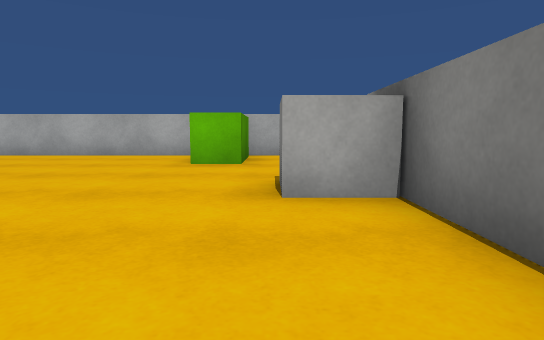
View 1 (above)

15 first-person views from a walk through a Unity game level. The camera is 0.55 m above the floor, tilts 6° down and sees 75° across. The floor is counted in squares, 1 m on a side. Each view is taken from the middle of a square. On the plan, view 1 faces up. The plan holds only what a view shows up to about 9 squares ahead; the rest is blank. The place goes on beyond the plan. The player is left out. Surface patterns are stand-ins for the level's own textures.

View 2
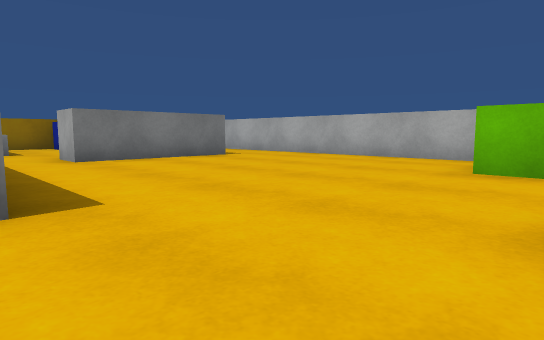

View 3
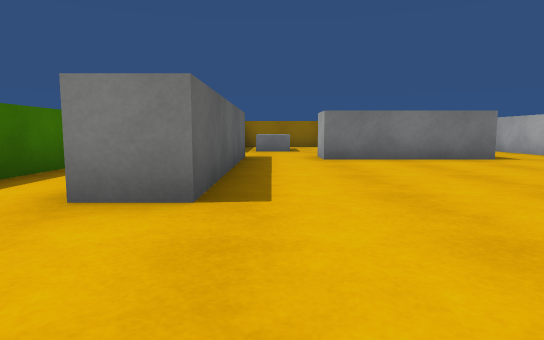

View 4
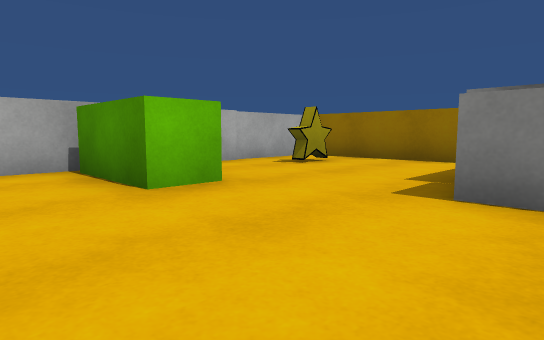

View 5
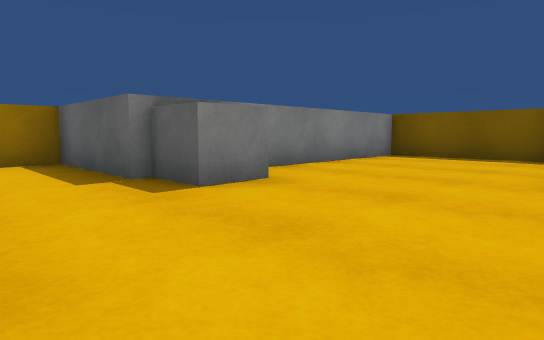

View 6
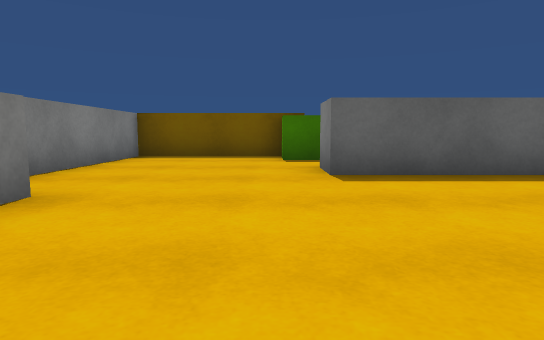

View 7
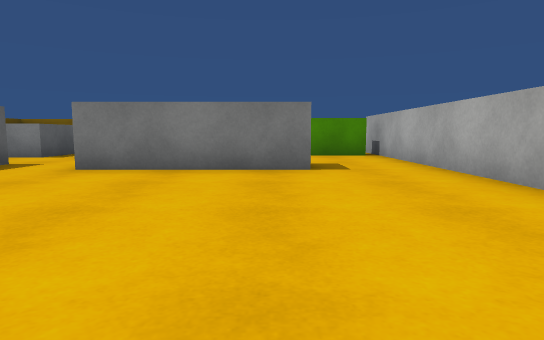

View 8
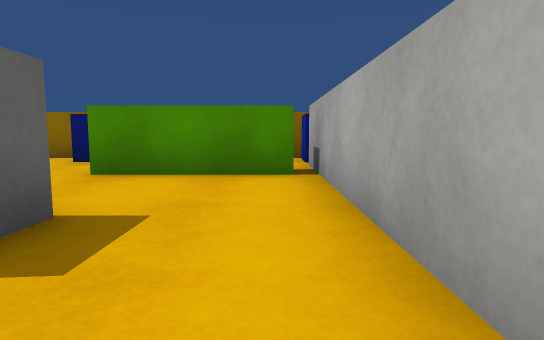

View 9
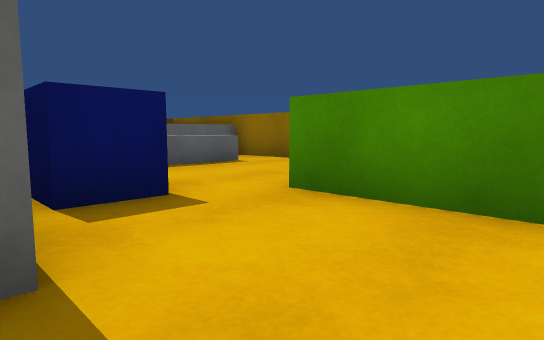

View 10
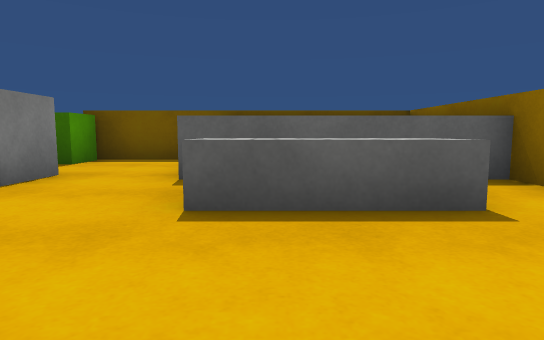

View 11
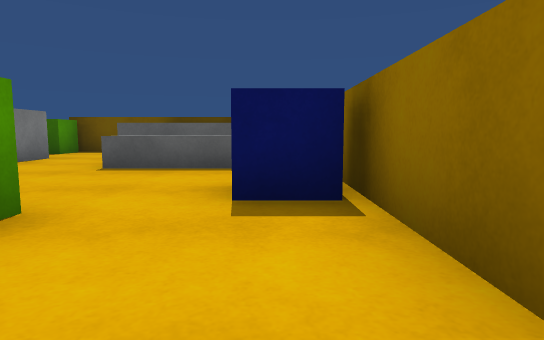

View 12
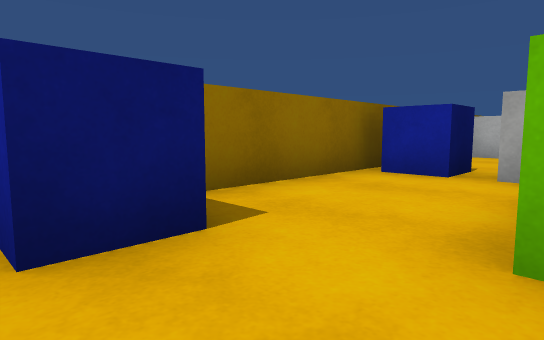

View 13
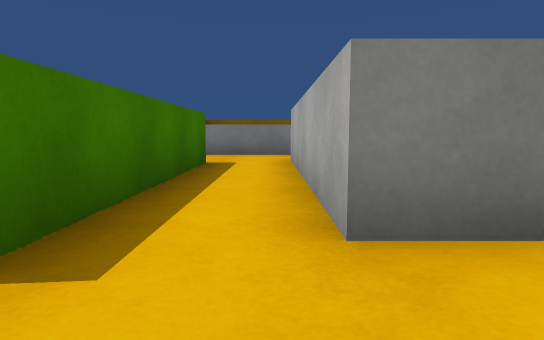

View 14
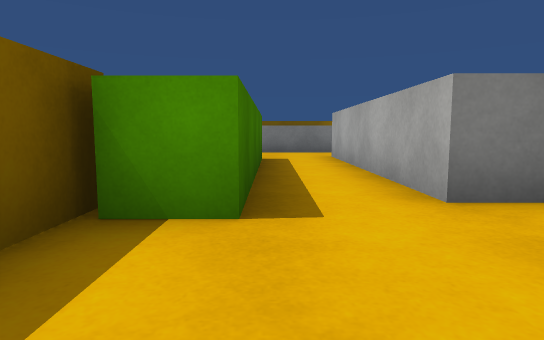

View 15
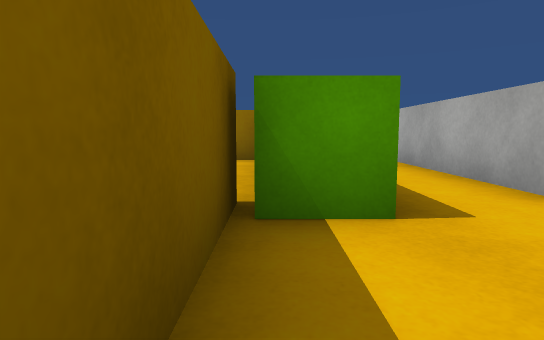

### Floor plan
Key: @ floor where view 1 was taken; # wall or solid block; . floor; ^ raised ledge; B green block; C cube; L block; S star; U blue cube.
Columns run from 14 left of view 1 to 4 right of it. Each row starts with its distance up from view 1.
 10 ###
  9 #U#################
  8 #..#.........B....#
  7 #..#.........B..S.#
  6 #..#..#...........#
  5 #U...U#...........#
  4 #U...U#.......C####
  3 #.............CC
  2 #.LL...........#
  1 #^^^^.######...#
  0 #   ^.........@#
 -1 #   ^..#####...#
 -2     ^..#   ##..#
 -3      ###    ####

Positions as (right, up) in squares from view 1, and headings:
1: (0, 0), facing up
2: (0, 1), facing up-left
3: (0, 2), facing left
4: (-3, 3), facing up-right
5: (-3, 6), facing down-right
6: (-2, 6), facing down
7: (-2, 6), facing left
8: (-6, 8), facing left
9: (-8, 8), facing down-left
10: (-11, 5), facing down
11: (-13, 8), facing down
12: (-11, 4), facing up-left
13: (-1, 0), facing left
14: (0, -1), facing left
15: (0, -2), facing left
